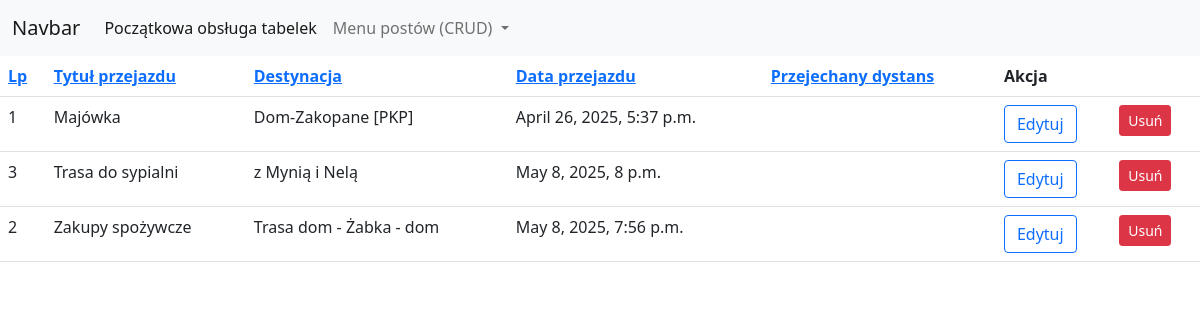
Page /posts/?sort=title on the committed database.
### Fleet/models.py (models this page shows)
class Post(models.Model):
    title = models.CharField(max_length=200)
    content = models.TextField()
    create_at = models.DateTimeField(auto_now_add=True)

### Fleet/views.py (the view)
# urls.py: path('posts/', post_list, name='post_list'),
def post_list(request):
    sort = request.GET.get('sort', 'id')
    posts = Post.objects.all().order_by(sort)
    return render(request, 'Fleet/table.html', {'posts': posts})

### Fleet/templates/Fleet/table.html (shortened to what this page needs)
{% extends "Fleet/base.html" %}
{% block content %}
{% if posts %}
    <table class = "table              table-hover">
        <tr>
            <th><a href="?sort=id">Lp</a>
            <th><a href="?sort=title">Tytuł przejazdu</a>
            <th><a href="?sort=content">Destynacja</a>
            <th><a href="?sort=create_at">Data przejazdu</a>
            <th><a href="?sort=distance">Przejechany dystans</a>
            <th colspan="2">Akcja
        {% for post in posts %}
        <tr id="post-{{ post.id }}">
            <td>{{ post.id }}
            <td>{{ post.title }}
            <td>{{ post.content }}
            <td>{{ post.create_at }}
            <td>{{ post.distance }}
            <td><a href="{% url 'update_post' post.id %}" class="btn btn-outline-primary">Edytuj</a>
            <td>
                <button class="btn btn-danger btn-sm" data-bs-toggle="modal" data-bs-target="#deleteModal"
                        data-id="{{ post.id }}" data-title="{{ post.title }}">Usuń
                </button>
        {% endfor %}
    </table>
{% else %}
    <h4> Brak danych </h4>
{% endif %}
{% endblock %}

### rows in the picture
Post: id "1", title "Majówka", content "Dom-Zakopane [PKP]", create_at "April 26, 2025, 5:37 p.m."
Post: id "3", title "Trasa do sypialni", content "z Mynią i Nelą", create_at "May 8, 2025, 8 p.m."
Post: id "2", title "Zakupy spożywcze", content "Trasa dom - Żabka - dom", create_at "May 8, 2025, 7:56 p.m."
